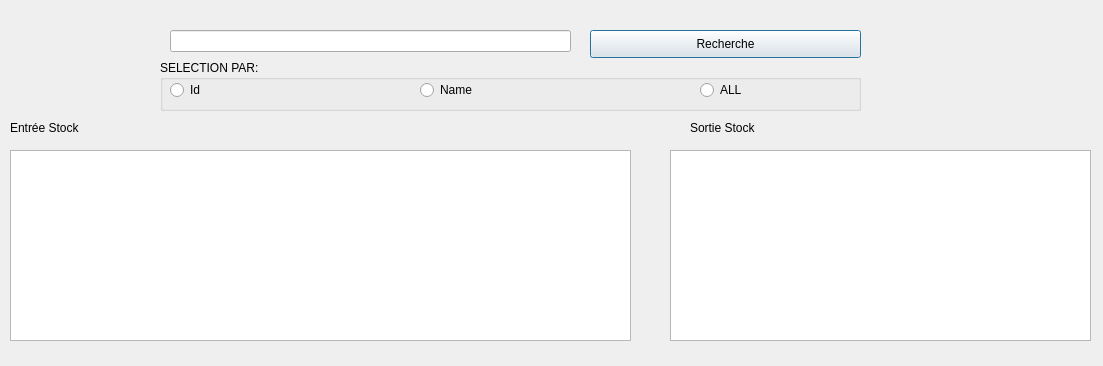
<?xml version="1.0" encoding="UTF-8"?>
<ui version="4.0">
 <class>Historique</class>
 <widget class="QDialog" name="Historique">
  <property name="geometry">
   <rect>
    <x>0</x>
    <y>0</y>
    <width>1103</width>
    <height>366</height>
   </rect>
  </property>
  <property name="windowTitle">
   <string>Historique</string>
  </property>
  <widget class="QGroupBox" name="groupBox">
   <property name="geometry">
    <rect>
     <x>160</x>
     <y>60</y>
     <width>701</width>
     <height>51</height>
    </rect>
   </property>
   <property name="title">
    <string>SELECTION PAR:</string>
   </property>
   <widget class="QRadioButton" name="radioId">
    <property name="geometry">
     <rect>
      <x>10</x>
      <y>20</y>
      <width>111</width>
      <height>20</height>
     </rect>
    </property>
    <property name="text">
     <string>Id</string>
    </property>
   </widget>
   <widget class="QRadioButton" name="radioName">
    <property name="geometry">
     <rect>
      <x>260</x>
      <y>20</y>
      <width>97</width>
      <height>20</height>
     </rect>
    </property>
    <property name="text">
     <string>Name</string>
    </property>
   </widget>
   <widget class="QRadioButton" name="radioAll">
    <property name="geometry">
     <rect>
      <x>540</x>
      <y>20</y>
      <width>97</width>
      <height>20</height>
     </rect>
    </property>
    <property name="text">
     <string>ALL</string>
    </property>
   </widget>
  </widget>
  <widget class="QPushButton" name="btnHistorique">
   <property name="geometry">
    <rect>
     <x>590</x>
     <y>30</y>
     <width>271</width>
     <height>28</height>
    </rect>
   </property>
   <property name="text">
    <string>Recherche</string>
   </property>
  </widget>
  <widget class="QLineEdit" name="txtHistorique">
   <property name="geometry">
    <rect>
     <x>170</x>
     <y>30</y>
     <width>401</width>
     <height>22</height>
    </rect>
   </property>
  </widget>
  <widget class="QTableView" name="tableView">
   <property name="geometry">
    <rect>
     <x>10</x>
     <y>150</y>
     <width>621</width>
     <height>191</height>
    </rect>
   </property>
  </widget>
  <widget class="QTableView" name="tableView_2">
   <property name="geometry">
    <rect>
     <x>670</x>
     <y>150</y>
     <width>421</width>
     <height>191</height>
    </rect>
   </property>
  </widget>
  <widget class="QLabel" name="label">
   <property name="geometry">
    <rect>
     <x>10</x>
     <y>120</y>
     <width>211</width>
     <height>16</height>
    </rect>
   </property>
   <property name="text">
    <string>Entrée Stock</string>
   </property>
  </widget>
  <widget class="QLabel" name="label_2">
   <property name="geometry">
    <rect>
     <x>690</x>
     <y>120</y>
     <width>401</width>
     <height>16</height>
    </rect>
   </property>
   <property name="text">
    <string>Sortie Stock</string>
   </property>
  </widget>
 </widget>
 <resources/>
 <connections/>
</ui>
